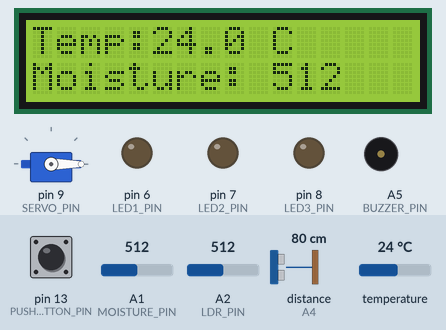
Bench run of a sketch on a simulated Arduino Uno, built with avr-gcc and run on an emulated ATmega328P. On the bench: 16×2 character LCD, servo, output pins drawn as LEDs (lit = HIGH), buzzer (waves = sounding, pin HIGH). The inputs (shaded band) are chosen by the test bench; at power-on: pin 13 (PUSH_BUTTON_PIN) HIGH, temperature 24 °C, A2 (LDR_PIN) = 512, A1 (MOISTURE_PIN) = 512, distance to the obstacle (sensor on A4) 80 cm. The echo pulse lasts 58.3 µs per cm; pins used as bus, display or sensor lines are not drawn; what the sketch prints to the serial monitor is not drawn.

Above: at 1.2 s.
1.3 s: pin 13 (PUSH_BUTTON_PIN) pulled LOW for 0.9 s
At 2.7 s:
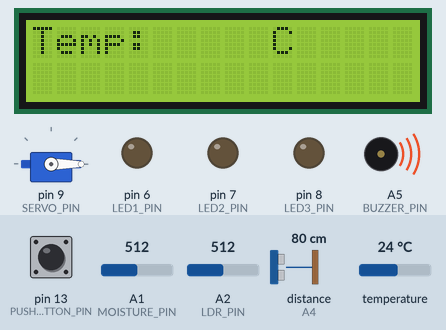
4.4 s: temperature set to 25.4 °C
At 7.0 s:
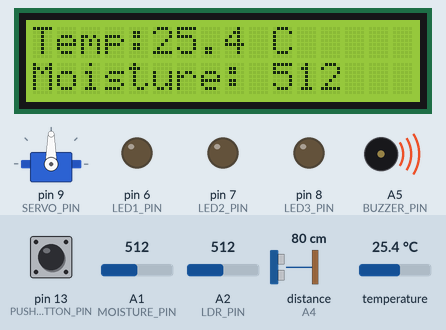
7.3 s: temperature set to 26.5 °C
At 8.3 s:
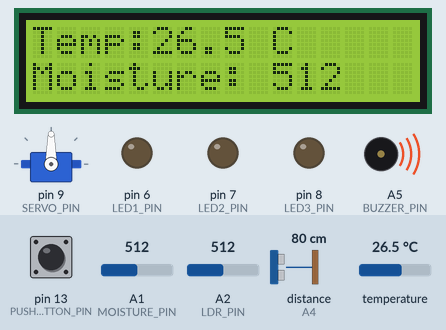
8.8 s: temperature set to 27.5 °C
At 9.4 s:
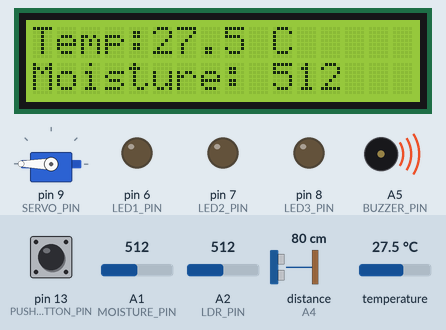
10.3 s: A2 (LDR_PIN) set to 97
11.9 s: A2 (LDR_PIN) set to 81
At 13.4 s:
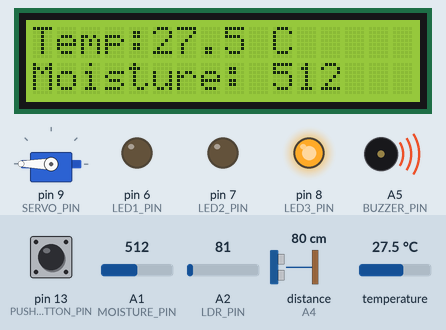
Timing chart, 0 to 14.7 s (numbered marks = the images above; inputs shaded):
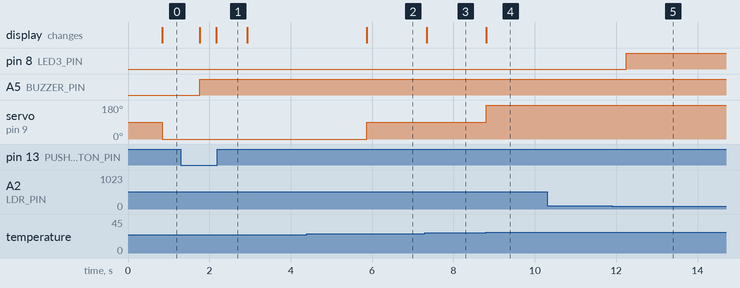

Measured:
- the behaviour switches between 24.9 and 25 °C on temperature (found by bisection; images 1 and 2)
- the behaviour switches between 27 and 27.1 °C on temperature (found by bisection; images 3 and 4)
- the behaviour switches between 91 and 90 on A2 (LDR_PIN) (found by bisection; images 4 and 5)
- after the input at 1.3 s, A5 (BUZZER_PIN): LOW → HIGH after 0.46 s; the display: first changes after 0.46 s (image 1 shows a later state)
- after the input at 4.4 s, servo on pin 9 (SERVO_PIN): 0° → 90° after 1.5 s; the display: changes after 1.5 s (image 2)
- after the input at 7.3 s, the display: changes at once (image 3)
- after the input at 8.8 s, servo on pin 9 (SERVO_PIN): 90° → 180° at once; the display: changes at once (image 4)
- after the input at 10.3 s, every drawn part: stays the same
- after the input at 11.9 s, pin 8 (LED3_PIN): LOW → HIGH after 0.34 s

The sketch:

broodboard.ino
```cpp
#include <OneWire.h>
#include <DallasTemperature.h>
#include <LiquidCrystal.h>
#include <Servo.h>

// Pin definitions
#define MOISTURE_PIN A1         // Analog pin for moisture sensor
#define LDR_PIN A2              // Analog pin for LDR
#define LED1_PIN 6              // Digital pin for LED 1
#define LED2_PIN 7              // Digital pin for LED 2
#define LED3_PIN 8              // Digital pin for LED 3
#define SERVO_PIN 9             // PWM pin for servo motor
#define TEMPERATURE_PIN 10      // Digital pin for temperature sensor
#define WATER_SENSOR_PIN A0     // Analog pin for water sensor
#define ULTRASONIC_TRIG_PIN A3  // Digital pin for ultrasonic sensor trigger
#define ULTRASONIC_ECHO_PIN A4  // Digital pin for ultrasonic sensor echo
#define BUZZER_PIN A5            // Digital pin for buzzer (changed to pin A5)
#define PUSH_BUTTON_PIN 13      // Digital pin for push button

// LCD pin definitions
LiquidCrystal lcd_1(12, 11, 5, 4, 3, 2); // RS, Enable, D4, D5, D6, D7

// Servo motor object
Servo servoMotor;

// OneWire instance for DallasTemperature sensor
OneWire oneWire(TEMPERATURE_PIN);
DallasTemperature sensors(&oneWire);

// Enum to define display modes
enum DisplayMode {
  TEMPERATURE_MODE,
  SENSOR_DATA_MODE
};

DisplayMode currentMode = TEMPERATURE_MODE; // Initial display mode

void setup() {
  Serial.begin(9600);  // Initialize serial communication
  lcd_1.begin(16, 2);   // Set up the number of columns and rows on the LCD
  lcd_1.print("Temp:     C");

  pinMode(LED1_PIN, OUTPUT);
  pinMode(LED2_PIN, OUTPUT);
  pinMode(LED3_PIN, OUTPUT);
  pinMode(WATER_SENSOR_PIN, INPUT);     // Set water sensor pin as input
  pinMode(ULTRASONIC_TRIG_PIN, OUTPUT); // Set ultrasonic sensor trigger pin as output
  pinMode(ULTRASONIC_ECHO_PIN, INPUT);  // Set ultrasonic sensor echo pin as input
  pinMode(BUZZER_PIN, OUTPUT);          // Set buzzer pin as output
  pinMode(PUSH_BUTTON_PIN, INPUT_PULLUP); // Set push button pin as input with internal pull-up resistor

  // Initialize servo motor
  servoMotor.attach(SERVO_PIN);

  // Start up the DallasTemperature library
  sensors.begin();
}

void loop() {
  int ldrValue = analogRead(LDR_PIN);
  Serial.print("LDR Value: ");
  Serial.println(ldrValue);
  // Check if the push button is pressed to toggle display
  if (digitalRead(PUSH_BUTTON_PIN) == LOW) {
    toggleDisplayMode(); // Toggle display mode immediately
    delay(200); // Button debounce delay
    lcd_1.clear(); // Clear LCD when switching display
    if (currentMode == TEMPERATURE_MODE) {
      lcd_1.print("Temp:     C"); // Print temperature label after clearing
    }
  }

  // Update display based on current mode
  if (currentMode == TEMPERATURE_MODE) {
    updateTemperatureDisplay();
  } else if (currentMode == SENSOR_DATA_MODE) {
    updateSensorDataDisplay();
  }

  delay(200); // Delay between display updates (adjust as needed)
}

void toggleDisplayMode() {
  if (currentMode == TEMPERATURE_MODE) {
    currentMode = SENSOR_DATA_MODE;
  } else {
    currentMode = TEMPERATURE_MODE;
  }
}

void updateTemperatureDisplay() {
  // Request temperature reading
  sensors.requestTemperatures();
  float temperatureC = sensors.getTempCByIndex(0); // Read temperature in Celsius

  // Read moisture sensor value
  int moistureSensorValue = analogRead(MOISTURE_PIN);

  // Print temperature to LCD
  lcd_1.setCursor(5, 0);
  lcd_1.print(temperatureC, 1); // Print temperature with one decimal place
  lcd_1.setCursor(0, 1);
  lcd_1.print("Moisture: ");
  lcd_1.print(moistureSensorValue);
  lcd_1.print("   "); // Clear any remaining characters

  // Control servo motor based on temperature
  if (temperatureC > 27.0) {
    moveServo(180); // Move servo motor to the right (clockwise)
  } else if (temperatureC <25.0) {
    moveServo(0);   // Move servo motor to the left (counterclockwise)
  } else {
    moveServo(90);  // Move servo motor to a neutral position
  }

  // Control LEDs based on LDR value (example)
  int ldrValue = analogRead(LDR_PIN);
  if (ldrValue > 90) {
    // When ldrValue is greater than 40, turn off all LEDs
    digitalWrite(LED1_PIN, LOW);
    digitalWrite(LED2_PIN, LOW);
    digitalWrite(LED3_PIN, LOW);
    } else if (ldrValue >= 70 && ldrValue <= 90) {
    // For ldrValue between 20 and 40 (inclusive), turn on only LED3
    digitalWrite(LED1_PIN, LOW);
    digitalWrite(LED2_PIN, LOW);
    digitalWrite(LED3_PIN, HIGH);
    } else {
    // When ldrValue is less than 20, turn on all LEDs
    digitalWrite(LED1_PIN, HIGH);
    digitalWrite(LED2_PIN, HIGH);
    digitalWrite(LED3_PIN, HIGH);
    }


  // Output temperature to Serial Monitor
  Serial.print("Temperature: ");
  Serial.print(temperatureC);
  Serial.println(" °C");
}

void updateSensorDataDisplay() {
  // Read water sensor value
  int waterSensorValue = analogRead(WATER_SENSOR_PIN);

  // Read ultrasonic sensor value (example)
  long duration, distance;
  digitalWrite(ULTRASONIC_TRIG_PIN, LOW);
  delayMicroseconds(2);
  digitalWrite(ULTRASONIC_TRIG_PIN, HIGH);
  delayMicroseconds(10);
  digitalWrite(ULTRASONIC_TRIG_PIN, LOW);
  duration = pulseIn(ULTRASONIC_ECHO_PIN, HIGH);
  distance = duration * 0.034 / 2;

  // Print water sensor value to LCD
  lcd_1.setCursor(0, 0);
  lcd_1.print("Water: ");
  lcd_1.print(waterSensorValue);

  // Print ultrasonic sensor value to LCD
  lcd_1.setCursor(0, 1);
  lcd_1.print("Distance: ");
  lcd_1.print(distance);
  lcd_1.print(" cm  ");

  // Activate buzzer if distance is above 10cm
  if (distance > 10) {
    digitalWrite(BUZZER_PIN, HIGH);
  } else {
    digitalWrite(BUZZER_PIN, LOW);
  }

  // Output ultrasonic sensor distance to Serial Monitor
  Serial.print("Distance: ");
  Serial.print(distance);
  Serial.println(" cm");

  // Output water sensor value to Serial Monitor
  Serial.print("Water: ");
  Serial.println(waterSensorValue);


  int ldrValue = analogRead(LDR_PIN);
  if (ldrValue > 40) {
    // When ldrValue is greater than 40, turn off all LEDs
    digitalWrite(LED1_PIN, LOW);
    digitalWrite(LED2_PIN, LOW);
    digitalWrite(LED3_PIN, LOW);
    } else if (ldrValue >= 20 && ldrValue <= 40) {
    // For ldrValue between 20 and 40 (inclusive), turn on only LED3
    digitalWrite(LED1_PIN, LOW);
    digitalWrite(LED2_PIN, LOW);
    digitalWrite(LED3_PIN, HIGH);
    } else {
    // When ldrValue is less than 20, turn on all LEDs
    digitalWrite(LED1_PIN, HIGH);
    digitalWrite(LED2_PIN, HIGH);
    digitalWrite(LED3_PIN, HIGH);
    }
}

void moveServo(int degrees) {
  // Map degrees to servo pulse width (0 to 180)
  servoMotor.write(degrees);
  delay(500); // Allow time for the servo to reach the position
}
```
